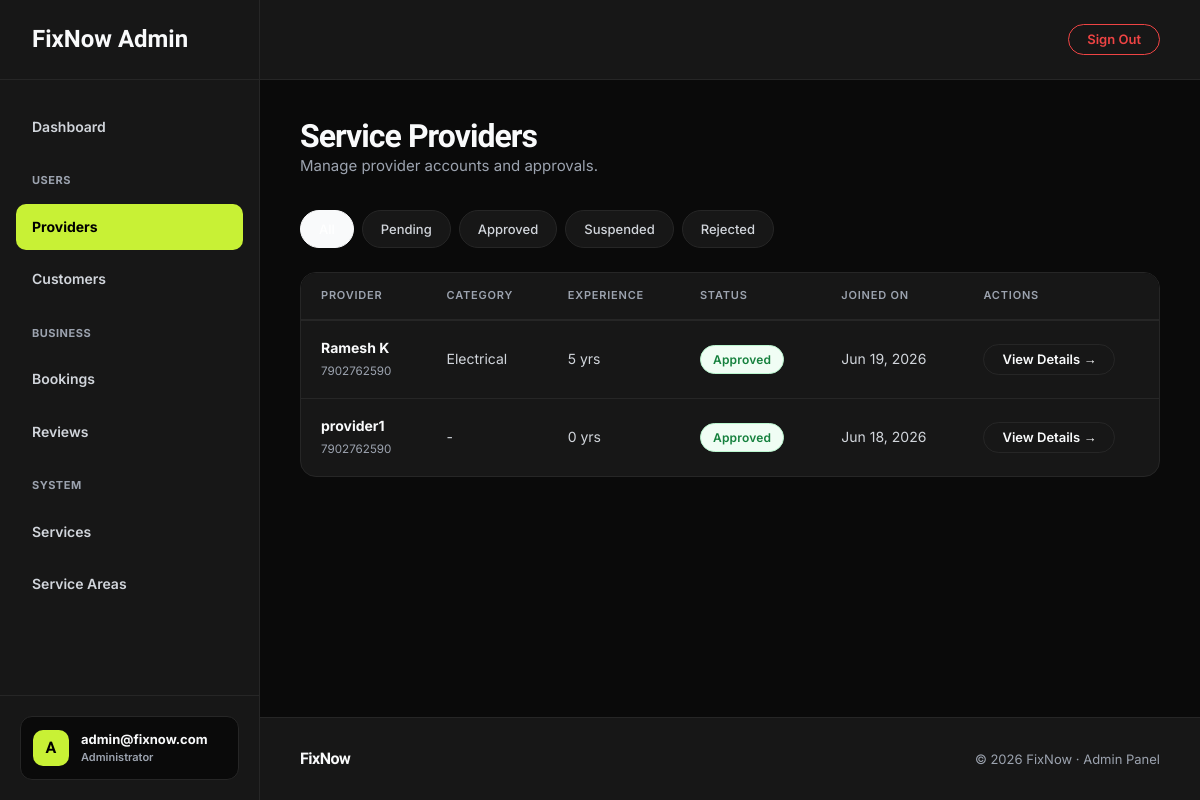
Page /dashboard/providers/ (signed in) on the earlier database version.
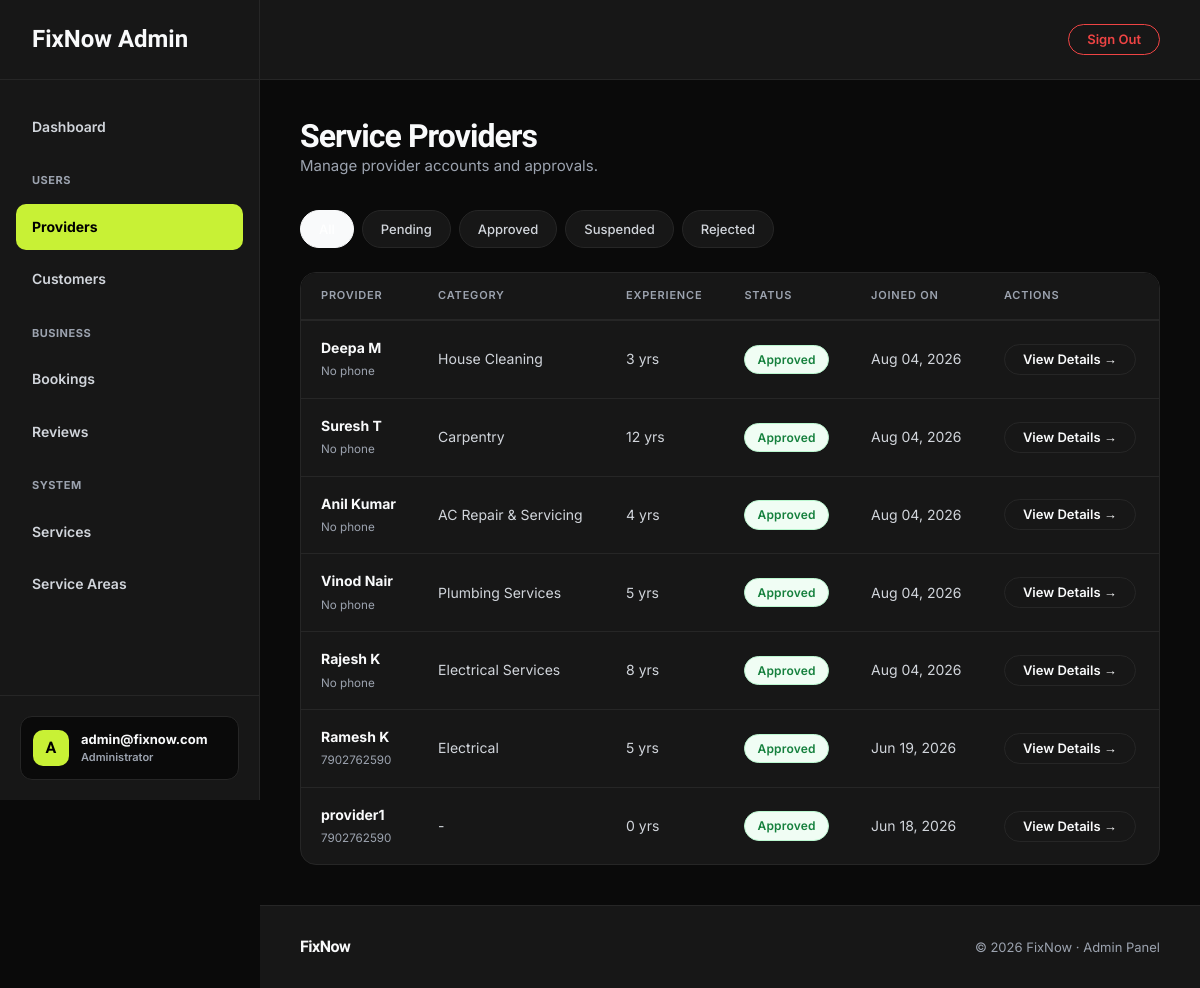
Same page on the later database version.
### fixnow_app/models.py (models this page shows, shortened)
class CustomUser(AbstractUser):
    USER_TYPE_CHOICES = (
        ('customer', 'Customer'),
        ('provider', 'Provider'),
    )
    username = None
    email = models.EmailField(unique=True)
    phone = models.CharField(max_length=20, blank=True, null=True)
    user_type = models.CharField(max_length=20, choices=USER_TYPE_CHOICES, blank=True, null=True)
    created_at = models.DateTimeField(auto_now_add=True)
    updated_at = models.DateTimeField(auto_now=True)
    USERNAME_FIELD = 'email'
    REQUIRED_FIELDS = []
    objects = CustomUserManager()

class ProviderProfile(models.Model):
    STATUS_CHOICES = (
        ('pending', 'Pending'),
        ('approved', 'Approved'),
        ('rejected', 'Rejected'),
        ('suspended', 'Suspended'),
    )
    user = models.OneToOneField(CustomUser, on_delete=models.CASCADE, related_name='provider_profile')
    category = models.ForeignKey(ServiceCategory, on_delete=models.SET_NULL, null=True, blank=True, related_name='providers')
    custom_category_request = models.CharField(max_length=200, blank=True, null=True)
    bio = models.TextField(blank=True)
    experience_years = models.IntegerField(default=0)
    profile_photo = models.ImageField(upload_to='provider_photos/', blank=True, null=True)
    id_proof = models.FileField(upload_to='id_proofs/', blank=True, null=True)
    service_pincodes = models.ManyToManyField(ServicePincode, blank=True, related_name='providers')
    is_available = models.BooleanField(default=True)
    avg_rating = models.DecimalField(max_digits=3, decimal_places=2, default=0.00)
    status = models.CharField(max_length=20, choices=STATUS_CHOICES, default='pending')
    created_at = models.DateTimeField(auto_now_add=True)
    updated_at = models.DateTimeField(auto_now=True)

class ServiceCategory(models.Model):
    name = models.CharField(max_length=100)
    slug = models.SlugField(unique=True)
    icon = models.ImageField(upload_to='category_icons/', blank=True, null=True)
    description = models.TextField(blank=True)
    is_active = models.BooleanField(default=True)
    created_at = models.DateTimeField(auto_now_add=True)
    class Meta:
        verbose_name_plural = 'Service Categories'
        ordering = ['name']

### fixnow_app/views/admin_views.py (the view)
# urls.py: path('dashboard/providers/', views.admin_provider_list, name='admin_provider_list'),
@login_required(login_url='admin_login')
def admin_provider_list(request):
    if not request.user.is_staff:
        return redirect('admin_login')
    status_filter = request.GET.get('status', '')
    providers = ProviderProfile.objects.select_related('user', 'category').order_by('-created_at')
    if status_filter:
        providers = providers.filter(status=status_filter)
    return render(request, 'admin_pages/provider_list.html', {
        'providers': providers,
        'status_filter': status_filter,
    })

### templates/admin_pages/provider_list.html (shortened to what this page needs)
{% extends "admin_pages/base.html" %}
{% block nav_providers %}active{% endblock %}
{% block content %}
<div class="fn-page-header">
    <div style="display: flex; justify-content: space-between; align-items: flex-end; flex-wrap: wrap; gap: 24px;">
        <div>
            <h1 class="fn-display fn-display-sm">Service Providers</h1>
            <p class="fn-page-sub">Manage provider accounts and approvals.</p>
        </div>
    </div>
</div>
<div class="fn-filter-bar" style="margin-bottom: 24px;">
    <a href="{% url 'admin_provider_list' %}" class="fn-filter-btn {% if not status_filter %}fn-filter-active{% endif %}">All</a>
    <a href="?status=pending" class="fn-filter-btn {% if status_filter == 'pending' %}fn-filter-active{% endif %}">Pending</a>
    <a href="?status=approved" class="fn-filter-btn {% if status_filter == 'approved' %}fn-filter-active{% endif %}">Approved</a>
    <a href="?status=suspended" class="fn-filter-btn {% if status_filter == 'suspended' %}fn-filter-active{% endif %}">Suspended</a>
    <a href="?status=rejected" class="fn-filter-btn {% if status_filter == 'rejected' %}fn-filter-active{% endif %}">Rejected</a>
</div>
<div class="fn-table-wrap">
    <table class="fn-table">
        <thead>
            <tr>
                <th>Provider</th>
                <th>Category</th>
                <th>Experience</th>
                <th>Status</th>
                <th>Joined On</th>
                <th>Actions</th>
            </tr>
        </thead>
        <tbody>
            {% for provider in providers %}
            <tr>
                <td>
                    <strong style="color: var(--fn-text-1);">{{ provider.user.get_full_name|default:provider.user.email }}</strong><br>
                    <small style="color: var(--fn-text-3);">{{ provider.user.phone|default:"No phone" }}</small>
                </td>
                <td>
                    {{ provider.category.name|default:"-" }}
                </td>
                <td>{{ provider.experience_years }} yrs</td>
                <td>
                    <span class="fn-badge fn-badge-{{ provider.status }}">
                        {{ provider.status|title }}
                    </span>
                </td>
                <td>{{ provider.created_at|date:"M d, Y" }}</td>
                <td>
                    <a href="{% url 'admin_provider_detail' provider.id %}" class="fn-btn fn-btn-ghost fn-btn-sm">View Details →</a>
                </td>
            </tr>
            {% empty %}
            <tr>
                <td colspan="6" class="fn-empty" style="padding: 60px 20px;">
                    <div class="fn-empty-sub">No providers found matching this criteria.</div>
                </td>
            </tr>
            {% endfor %}
        </tbody>
    </table>
</div>
{% endblock %}

### templates/admin_pages/base.html (shortened to what this page needs)
{% load static %}
<!DOCTYPE html>
<html lang="en">
<head>
    <link rel="stylesheet" href="{% static 'css/fixnow.css' %}">
    <link rel="stylesheet" href="https://cdnjs.cloudflare.com/ajax/libs/toastr.js/latest/toastr.min.css">
</head>
<body>
<aside class="fn-sidebar">
    <a href="{% url 'admin_dashboard' %}" class="fn-sidebar-logo">FixNow Admin</a>
    <nav class="fn-sidebar-nav">
        <a href="{% url 'admin_dashboard' %}" class="fn-sidebar-link {% block nav_dashboard %}{% endblock %}">Dashboard</a>
        <div style="font-size: 11px; font-weight: 700; color: var(--fn-text-3); text-transform: uppercase; margin: 16px 0 8px 16px; letter-spacing: 0.5px;">Users</div>
        <a href="{% url 'admin_provider_list' %}" class="fn-sidebar-link {% block nav_providers %}{% endblock %}">Providers</a>
        <a href="{% url 'admin_customer_list' %}" class="fn-sidebar-link {% block nav_customers %}{% endblock %}">Customers</a>
        <div style="font-size: 11px; font-weight: 700; color: var(--fn-text-3); text-transform: uppercase; margin: 16px 0 8px 16px; letter-spacing: 0.5px;">Business</div>
        <a href="{% url 'admin_booking_list' %}" class="fn-sidebar-link {% block nav_bookings %}{% endblock %}">Bookings</a>
        <a href="{% url 'admin_review_list' %}" class="fn-sidebar-link {% block nav_reviews %}{% endblock %}">Reviews</a>
        <div style="font-size: 11px; font-weight: 700; color: var(--fn-text-3); text-transform: uppercase; margin: 16px 0 8px 16px; letter-spacing: 0.5px;">System</div>
        <a href="{% url 'admin_category_list' %}" class="fn-sidebar-link {% block nav_categories %}{% endblock %}">Services</a>
        <a href="{% url 'admin_pincode_list' %}" class="fn-sidebar-link {% block nav_pincodes %}{% endblock %}">Service Areas</a>
    </nav>
    <div class="fn-sidebar-footer">
        <div class="fn-user-profile">
            <div class="fn-user-avatar">A</div>
            <div class="fn-user-info">
                <div class="fn-user-name">{{ request.user.email }}</div>
                <div class="fn-user-role">Administrator</div>
            </div>
        </div>
    </div>
</aside>
<div class="fn-main-wrapper">
    <header class="fn-top-header">
        <a href="{% url 'admin_logout' %}" class="fn-btn fn-btn-ghost fn-btn-sm" style="color: #ef4444; border-color: #ef4444;">Sign Out</a>
    </header>
    <div class="fn-content">
        {% block content %}{% endblock %}
    </div>
    <footer class="fn-footer" style="background: var(--fn-bg-card); border-top: 1px solid var(--fn-border);">
        <span class="fn-footer__logo">FixNow</span>
        <span class="fn-footer__copy">
            © 2026 FixNow · Admin Panel
        </span>
    </footer>
</div>
</body>
</html>

### static/css/fixnow.css (style rules this page uses)
:root { --fn-bg: #f5f4ef; --fn-bg-card: #ffffff; --fn-border: #e8e8e8; --fn-text-1: #0d0d0d; --fn-text-2: #4b4b4b; --fn-text-3: #9ca3af; --fn-accent: #c8f135; --fn-accent-dark: #a8cc1a; --fn-red: #ef4444; --fn-font-head: 'Plus Jakarta Sans', sans-serif; --fn-font-body: 'Inter', sans-serif; --fn-radius-card: 16px; --fn-radius-btn: 50px; --fn-shadow-card: 0 1px 3px rgba(0,0,0,0.06); --fn-shadow-action: 0 4px 16px rgba(0,0,0,0.10); --fn-max-width: 1100px; --fn-pad-section: 100px; --fn-pad-mobile: 40px; }
*, *::before, *::after { box-sizing: border-box; margin: 0; padding: 0; }
html { scroll-behavior: smooth; }
body { font-family: var(--fn-font-body); background: var(--fn-bg); color: var(--fn-text-1); font-size: 15px; line-height: 1.6; -webkit-font-smoothing: antialiased; }
a { color: inherit; text-decoration: none; }
p { margin-bottom: 1em; }
p:last-child { margin-bottom: 0; }
.fn-display { font-family: var(--fn-font-head); font-weight: 800; line-height: 1.05; letter-spacing: -0.03em; color: var(--fn-text-1); }
.fn-display-sm { font-size: clamp(22px, 3vw, 32px); }
.fn-btn { display: inline-flex; align-items: center; justify-content: center; gap: 8px; padding: 12px 28px; border-radius: var(--fn-radius-btn); font-family: var(--fn-font-body); font-size: 14px; font-weight: 600; border: none; cursor: pointer; text-decoration: none; transition: all 0.2s; white-space: nowrap; line-height: 1; }
.fn-btn-ghost { background: transparent; color: var(--fn-text-2); border: 1.5px solid var(--fn-border); }
.fn-btn-sm { padding: 8px 18px; font-size: 13px; }
.fn-badge { display: inline-flex; align-items: center; padding: 4px 12px; border-radius: 20px; font-size: 12px; font-weight: 600; font-family: var(--fn-font-body); letter-spacing: 0.2px; }
.fn-badge-approved { background: #f0fdf4; color: #15803d; border: 1px solid #bbf7d0; }
.fn-table-wrap { background: var(--fn-bg-card); border: 1px solid var(--fn-border); border-radius: var(--fn-radius-card); overflow: hidden; }
.fn-table { width: 100%; border-collapse: collapse; font-size: 14px; font-family: var(--fn-font-body); }
.fn-table thead tr { background: var(--fn-bg); border-bottom: 1px solid var(--fn-border); }
.fn-table th { padding: 14px 20px; text-align: left; font-size: 11px; font-weight: 600; text-transform: uppercase; letter-spacing: 0.8px; color: var(--fn-text-3); }
.fn-table td { padding: 16px 20px; color: var(--fn-text-2); border-bottom: 1px solid #f3f4f6; vertical-align: middle; }
.fn-table tbody tr:last-child td { border-bottom: none; }
.fn-filter-bar { display: flex; gap: 8px; flex-wrap: wrap; margin-bottom: 24px; }
.fn-filter-btn { padding: 8px 18px; border-radius: 50px; font-size: 13px; font-weight: 500; color: var(--fn-text-2); background: var(--fn-bg-card); border: 1.5px solid var(--fn-border); text-decoration: none; transition: all 0.2s; cursor: pointer; font-family: var(--fn-font-body); }
.fn-filter-active { background: var(--fn-text-1); color: #fff; border-color: var(--fn-text-1); }
.fn-page-header { margin-bottom: 32px; }
.fn-page-sub { font-size: 15px; color: var(--fn-text-3); }
.fn-footer { border-top: 1px solid var(--fn-border); padding: 28px 40px; display: flex; justify-content: space-between; align-items: center; background: var(--fn-bg); margin-top: auto; }
.fn-footer__logo { font-family: var(--fn-font-head); font-size: 16px; font-weight: 800; letter-spacing: -0.03em; color: var(--fn-text-1); }
.fn-footer__copy { font-size: 13px; color: var(--fn-text-3); }

Differences in the rows shown:
added ProviderProfile: user.get_full_name "Deepa M", user.phone "No phone", category.name "House Cleaning", experience_years "3", status "Approved", created_at "Aug 04, 2026"
added ProviderProfile: user.get_full_name "Suresh T", user.phone "No phone", category.name "Carpentry", experience_years "12", status "Approved", created_at "Aug 04, 2026"
added ProviderProfile: user.get_full_name "Anil Kumar", user.phone "No phone", category.name "AC Repair & Servicing", experience_years "4", status "Approved", created_at "Aug 04, 2026"
added ProviderProfile: user.get_full_name "Vinod Nair", user.phone "No phone", category.name "Plumbing Services", experience_years "5", status "Approved", created_at "Aug 04, 2026"
added ProviderProfile: user.get_full_name "Rajesh K", user.phone "No phone", category.name "Electrical Services", experience_years "8", status "Approved", created_at "Aug 04, 2026"
